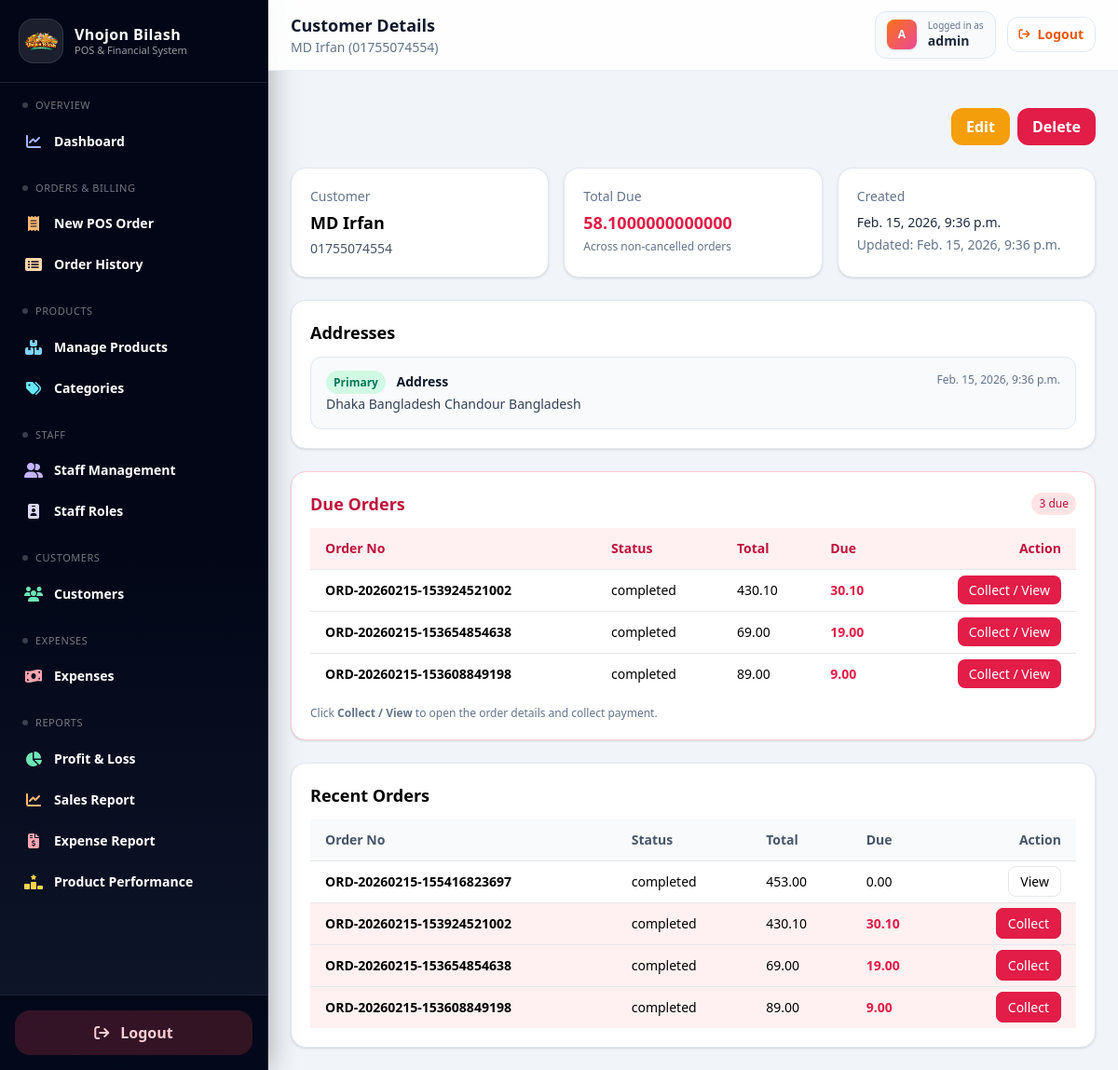
Page /customers/10/ (signed in) on the committed database.
### customers/models.py (models this page shows, shortened)
class TimeStampedModel(models.Model):
    created_at = models.DateTimeField(default=timezone.now, editable=False)
    updated_at = models.DateTimeField(auto_now=True)
    class Meta:
        abstract = True

class Customer(TimeStampedModel):
    name = models.CharField(max_length=150)
    phone = models.CharField(max_length=20, unique=True)
    @property
    def total_due(self) -> Decimal:
        from orders.models import Order  # avoid circular import
        agg = (
            Order.objects
            .filter(customer=self)
            .exclude(status=Order.Status.CANCELLED)
            .aggregate(total=Sum("due_total"))
        )
        return agg["total"] or Decimal("0.00")

class CustomerAddress(TimeStampedModel):
    customer = models.ForeignKey(
        Customer,
        on_delete=models.CASCADE,
        related_name="addresses"
    )
    address_line = models.TextField()
    is_primary = models.BooleanField(default=True)

### orders/models.py (models this page shows, shortened)
class TimeStampedModel(models.Model):
    created_at = models.DateTimeField(default=timezone.now, editable=False)
    updated_at = models.DateTimeField(auto_now=True)
    class Meta:
        abstract = True

class Order(TimeStampedModel):
    class Source(models.TextChoices):
        ONLINE = "online", "Online"
        STORE = "store", "Physical Store"
    class Status(models.TextChoices):
        COMPLETED = "completed", "Completed"
        PENDING = "pending", "Pending"
        CANCELLED = "cancelled", "Cancelled"
    class DiscountType(models.TextChoices):
        FIXED = "fixed", "Fixed"
        PERCENT = "percent", "Percent"
    order_no = models.CharField(max_length=50, unique=True)
    customer = models.ForeignKey(
        Customer,
        on_delete=models.SET_NULL,
        null=True,
        blank=True,
        related_name="orders",
    )
    customer_address = models.ForeignKey(
        CustomerAddress,
        on_delete=models.SET_NULL,
        null=True,
        blank=True,
    )
    guest_name = models.CharField(max_length=120, blank=True, null=True)
    guest_phone = models.CharField(max_length=30, blank=True, null=True)
    guest_address = models.TextField(blank=True, null=True)
    source = models.CharField(
        max_length=10,
        choices=Source.choices,
        default=Source.STORE,
    )
    status = models.CharField(
        max_length=20,
        choices=Status.choices,
        default=Status.COMPLETED,
    )
    subtotal = models.DecimalField(max_digits=10, decimal_places=2, default=Decimal("0.00"))
    discount_type = models.CharField(
        max_length=10,
        choices=DiscountType.choices,
        null=True,
        blank=True,
    )
    discount_value = models.DecimalField(
        max_digits=10,
        decimal_places=2,
        null=True,
        blank=True,
    )
    discount_amount = models.DecimalField(max_digits=10, decimal_places=2, default=Decimal("0.00"))
    tax_amount = models.DecimalField(max_digits=10, decimal_places=2, default=Decimal("0.00"))
    grand_total = models.DecimalField(max_digits=10, decimal_places=2, default=Decimal("0.00"))
    total_cost = models.DecimalField(
        max_digits=10, decimal_places=2, default=Decimal("0.00"),
        help_text="Total cost of goods sold (COGS) for this order",
    )
    gross_profit = models.DecimalField(
        max_digits=10, decimal_places=2, default=Decimal("0.00"),
        help_text="Gross profit = grand_total - total_cost",
    )
    paid_total = models.DecimalField(max_digits=10, decimal_places=2, default=Decimal("0.00"))
    due_total = models.DecimalField(max_digits=10, decimal_places=2, default=Decimal("0.00"))
    notes = models.TextField(blank=True, null=True)
    ordered_at = models.DateTimeField(default=timezone.now)

### customers/views.py (the view)
# urls.py: path("<int:pk>/", views.customer_detail, name="customer_detail"),
@login_required
def customer_detail(request, pk):
    customer = get_object_or_404(Customer, pk=pk)
    addresses = customer.addresses.all().order_by("-is_primary", "-created_at")
    recent_orders = []
    due_orders = []
    try:
        from orders.models import Order
        recent_orders = Order.objects.filter(customer=customer).order_by("-id")[:10]
        due_orders = (
            Order.objects
            .filter(customer=customer, due_total__gt=0)
            .exclude(status__iexact="cancelled")   # optional if you use cancelled
            .order_by("-id")[:20]
        )
    except Exception:
        recent_orders = []
        due_orders = []
    return render(request, "customers/customer_detail.html", {
        "customer": customer,
        "addresses": addresses,
        "recent_orders": recent_orders,
        "due_orders": due_orders,
    })

### customers/templates/customers/customer_detail.html (shortened to what this page needs)
{% extends "base.html" %}
{% block top_title %}Customer Details{% endblock %}
{% block top_subtitle %}{{ customer.name }} ({{ customer.phone }}){% endblock %}
{% block content %}
  <div class="flex justify-end gap-2 mb-6">
    <a href="{% url 'customers:customer_update' customer.pk %}"
       class="px-4 py-2 rounded-xl bg-amber-500 text-white font-semibold hover:bg-amber-600">
      Edit
    </a>
    <a href="{% url 'customers:customer_delete' customer.pk %}"
       class="px-4 py-2 rounded-xl bg-rose-600 text-white font-semibold hover:bg-rose-700">
      Delete
    </a>
  </div>
  <div class="grid grid-cols-1 md:grid-cols-3 gap-4 mb-6">
    <div class="bg-white rounded-2xl shadow border border-slate-200 p-5">
      <p class="text-sm text-slate-500">Customer</p>
      <p class="text-lg font-semibold mt-1">{{ customer.name }}</p>
      <p class="text-sm text-slate-600 mt-1">{{ customer.phone }}</p>
    </div>
    <div class="bg-white rounded-2xl shadow border border-slate-200 p-5">
      <p class="text-sm text-slate-500">Total Due</p>
      <p class="text-lg font-semibold mt-1 {% if customer.total_due > 0 %}text-rose-600{% endif %}">
        {{ customer.total_due }}
      </p>
      <p class="text-xs text-slate-500 mt-1">Across non-cancelled orders</p>
    </div>
    <div class="bg-white rounded-2xl shadow border border-slate-200 p-5">
      <p class="text-sm text-slate-500">Created</p>
      <p class="text-sm text-slate-800 mt-2">{{ customer.created_at }}</p>
      <p class="text-sm text-slate-500 mt-1">Updated: {{ customer.updated_at }}</p>
    </div>
  </div>
  <div class="bg-white rounded-2xl shadow border border-slate-200 p-5 mb-6">
    <h2 class="text-lg font-semibold mb-3">Addresses</h2>
    <div class="space-y-3">
      {% for a in addresses %}
        <div class="p-4 rounded-xl border border-slate-200 bg-slate-50 flex items-start justify-between">
          <div>
            <div class="text-sm font-semibold text-slate-900">
              {% if a.is_primary %}
                <span class="text-xs px-2 py-1 rounded-full bg-emerald-100 text-emerald-700 mr-2">Primary</span>
              {% endif %}
              Address
            </div>
            <p class="text-sm text-slate-700 mt-1">{{ a.address_line }}</p>
          </div>
          <div class="text-xs text-slate-500">{{ a.created_at }}</div>
        </div>
      {% empty %}
        <div class="text-slate-500">No addresses added.</div>
      {% endfor %}
    </div>
  </div>
  {% if due_orders %}
    <div class="bg-white rounded-2xl shadow border border-rose-200 p-5 mb-6">
      <div class="flex items-center justify-between mb-3">
        <h2 class="text-lg font-semibold text-rose-700">Due Orders</h2>
        <span class="text-xs px-2 py-1 rounded-full bg-rose-100 text-rose-700">
          {{ due_orders|length }} due
        </span>
      </div>
      <div class="overflow-x-auto">
        <table class="min-w-full text-sm">
          <thead class="bg-rose-50 text-rose-700 border-b">
            <tr class="text-left">
              <th class="py-3 px-4">Order No</th>
              <th class="py-3 px-4">Status</th>
              <th class="py-3 px-4">Total</th>
              <th class="py-3 px-4">Due</th>
              <th class="py-3 px-4 text-right">Action</th>
            </tr>
          </thead>
          <tbody>
            {% for o in due_orders %}
              <tr class="border-b last:border-b-0">
                <td class="py-3 px-4 font-semibold">{{ o.order_no }}</td>
                <td class="py-3 px-4">{{ o.status }}</td>
                <td class="py-3 px-4">{{ o.grand_total }}</td>
                <td class="py-3 px-4 text-rose-600 font-semibold">{{ o.due_total }}</td>
                <td class="py-3 px-4 text-right">
                  <a href="{% url 'orders:order_detail' o.pk %}"
                     class="px-3 py-1.5 rounded-lg bg-rose-600 text-white hover:bg-rose-700">
                    Collect / View
                  </a>
                </td>
              </tr>
            {% endfor %}
          </tbody>
        </table>
      </div>
      <p class="text-xs text-slate-500 mt-3">
        Click <span class="font-semibold">Collect / View</span> to open the order details and collect payment.
      </p>
    </div>
  {% endif %}
  {% if recent_orders %}
    <div class="bg-white rounded-2xl shadow border border-slate-200 p-5">
      <h2 class="text-lg font-semibold mb-3">Recent Orders</h2>
      <div class="overflow-x-auto">
        <table class="min-w-full text-sm">
          <thead class="bg-slate-50 text-slate-600 border-b">
            <tr class="text-left">
              <th class="py-3 px-4">Order No</th>
              <th class="py-3 px-4">Status</th>
              <th class="py-3 px-4">Total</th>
              <th class="py-3 px-4">Due</th>
              <th class="py-3 px-4 text-right">Action</th>
            </tr>
          </thead>
          <tbody>
            {% for o in recent_orders %}
              <tr class="border-b last:border-b-0 {% if o.due_total > 0 %}bg-rose-50{% endif %}">
                <td class="py-3 px-4 font-semibold">{{ o.order_no }}</td>
                <td class="py-3 px-4">{{ o.status }}</td>
                <td class="py-3 px-4">{{ o.grand_total }}</td>
                <td class="py-3 px-4 {% if o.due_total > 0 %}text-rose-600 font-semibold{% endif %}">
                  {{ o.due_total }}
                </td>
                <td class="py-3 px-4 text-right">
                  <a href="{% url 'orders:order_detail' o.pk %}"
                     class="px-3 py-1.5 rounded-lg border hover:bg-slate-50
                            {% if o.due_total > 0 %}
                              bg-rose-600 text-white border-rose-600 hover:bg-rose-700
                            {% else %}
                              bg-white
                            {% endif %}">
                    {% if o.due_total > 0 %}Collect{% else %}View{% endif %}
                  </a>
                </td>
              </tr>
            {% endfor %}
          </tbody>
        </table>
      </div>
    </div>
  {% endif %}
{% endblock %}

### templates/base.html (shortened to what this page needs)
{% load static %}
<!DOCTYPE html>
<html lang="en">
<head>
  <script src="https://cdn.tailwindcss.com"></script>
  <link rel="stylesheet" href="https://cdnjs.cloudflare.com/ajax/libs/font-awesome/6.5.2/css/all.min.css">
</head>
<body class="bg-slate-100 min-h-screen">
  <div class="flex min-h-screen">
    <div id="base-sidebar">
      {% include "sidebar.html" %}
    </div>
    <div class="flex-1 flex flex-col min-w-0">
      <nav class="sticky top-0 z-20 bg-white/90 backdrop-blur-xl border-b border-slate-200/70 px-4 sm:px-6 py-3">
        <div class="flex items-center justify-between gap-4">
          <div class="flex items-center gap-3">
            <div>
              <h1 class="text-lg font-bold text-slate-900">{% block top_title %}Dashboard{% endblock %}</h1>
              <p class="text-xs sm:text-sm text-slate-500 hidden sm:block">{% block top_subtitle %}{% endblock %}</p>
            </div>
          </div>
          <div class="flex items-center gap-2 sm:gap-3">
            <div class="hidden sm:flex items-center gap-3 rounded-xl bg-slate-50 border border-slate-200 px-3 py-2">
              <div class="h-8 w-8 rounded-lg bg-gradient-to-br from-orange-500 to-pink-500 text-white flex items-center justify-center shadow">
                <span class="text-xs font-bold">{{ request.user.username|slice:":1"|upper }}</span>
              </div>
              <div class="leading-tight">
                <p class="text-[10px] text-slate-500">Logged in as</p>
                <p class="text-sm font-semibold text-slate-800">{{ request.user.username }}</p>
              </div>
            </div>
            <a href="{% url 'logout' %}"
               class="inline-flex items-center gap-2 rounded-xl bg-white border border-slate-200 px-3 py-2
                      text-sm font-semibold text-orange-600 hover:bg-orange-50 transition">
              <i class="fa-solid fa-arrow-right-from-bracket text-xs"></i>
              <span class="hidden sm:inline">Logout</span>
            </a>
          </div>
        </div>
      </nav>
      <div class="px-3 sm:px-6 pt-4 pb-0">
      </div>
      <main class="p-3 sm:p-6 flex-1">
        <div class="max-w-6xl mx-auto">
          {% block content %}{% endblock %}
        </div>
      </main>
    </div>
  </div>
</body>
</html>

### rows in the picture
Customer: name "MD Irfan", phone "01755074554", total_due "58.1000000000000", created_at "Feb. 15, 2026, 9:36 p.m.", updated_at "Feb. 15, 2026, 9:36 p.m."
CustomerAddress: is_primary "Primary", address_line "Dhaka Bangladesh Chandour Bangladesh", created_at "Feb. 15, 2026, 9:36 p.m."
Order: order_no "ORD-20260215-153924521002", status "completed", grand_total "430.10", due_total "30.10", shows "Collect"
Order: order_no "ORD-20260215-153654854638", status "completed", grand_total "69.00", due_total "19.00", shows "Collect"
Order: order_no "ORD-20260215-153608849198", status "completed", grand_total "89.00", due_total "9.00", shows "Collect"
Order: order_no "ORD-20260215-155416823697", status "completed", grand_total "453.00", due_total "0.00", shows "View"

### other values in the picture
{{ request.user.username|slice:":1"|upper }} "A"
{{ request.user.username }} "admin"
{{ due_orders|length }} "3"
